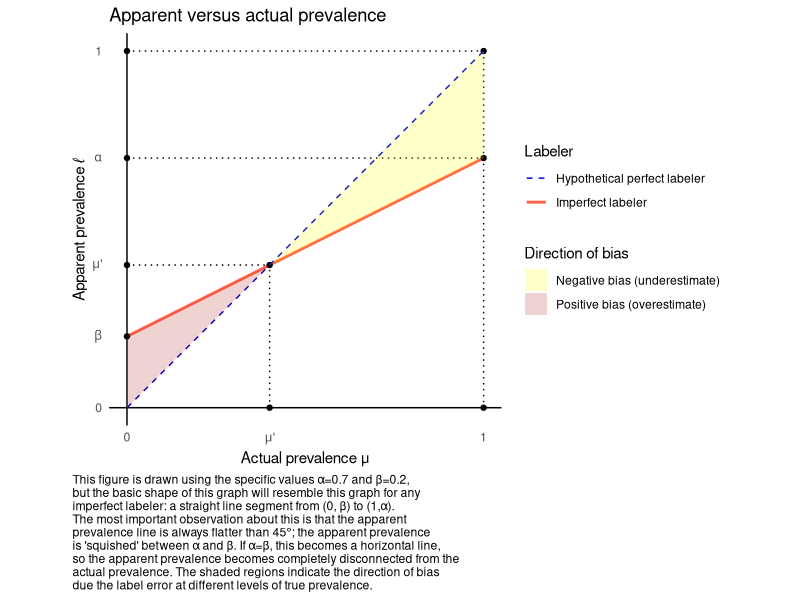

Source code (R):
## ---- chunk 1
library(ggplot2)
fig_1 <- function(alpha = .7, beta = .2, wrapwidth = 70) {
  caption <- glue::glue(stringr::str_wrap("This figure is drawn using the specific values α={alpha} and β={beta}, but the basic shape of this graph will resemble this graph for any imperfect labeler: a straight line segment from (0, β) to (1,α). The most important observation about this is that the apparent prevalence line is always flatter than 45°; the apparent prevalence is 'squished' between α and β. If α=β, this becomes a horizontal line, so the apparent prevalence becomes completely disconnected from the actual prevalence. The shaded regions indicate the direction of bias due the label error at different levels of true prevalence.", width = wrapwidth))
  eq_point <- beta / (1 - (alpha - beta))
  ggplot() +
    geom_function(fun = \(x) beta + (alpha - beta) * x, aes(color = "Imperfect labeler"), linewidth = 1) + 
    coord_fixed() +
    geom_hline(yintercept = 0) + 
    geom_vline(xintercept = 0) +
    annotate("point", 
             x = c(0,    0,     1,     1, eq_point, 0, eq_point, 1, 0), 
             y = c(beta, alpha, alpha, 0, eq_point, eq_point, 0, 1, 1)) +
    
    annotate("segment", 
             x = c(0,     1,     0,        eq_point, 0), 
             y = c(alpha, 1, eq_point, 0, 1), 
             
             xend = c(1,     1, eq_point, eq_point, 1), 
             yend = c(alpha, 0, eq_point, eq_point, 1), linetype = 'dotted') +
    
    scale_y_continuous(breaks = c(0, beta, eq_point, alpha, 1), limits = c(0, 1),
                       labels = c("0", expression(beta), expression(mu * "'"), expression(alpha), 1)) +
    scale_x_continuous(breaks = c(0, eq_point, 1), limits = c(0, 1), labels = c("0", expression(mu * "'"), "1")) +
    labs(y = "Apparent prevalence ℓ", x = "Actual prevalence μ", color = "Labeler", fill = "Direction of bias", title = "Apparent versus actual prevalence", caption = caption) +
    theme_minimal() +
    theme(panel.grid = element_blank(), plot.caption.position = 'plot',
          plot.caption = element_text(hjust=0)) +
    geom_function(fun = \(x) x, aes(color = "Hypothetical perfect labeler"), linetype = 'dashed') +
    geom_polygon(
      data = tibble::tibble(
        x = c(0, 0, eq_point),
        y = c(0, beta, eq_point)
      ),
      aes(x = x, y = y, fill = 'Positive bias (overestimate)'),
      alpha = 0.2
    ) +
    geom_polygon(
      data = tibble::tibble(
        x = c(eq_point, 1, 1),
        y = c(eq_point, 1, alpha)
      ),
      aes(x = x, y = y, fill = 'Negative bias (underestimate)'), 
      alpha = 0.2
    ) +
    scale_fill_manual(values = c("yellow", "firebrick")) +
    scale_color_manual(values = c('mediumblue', 'tomato'))
}
fig_1()
